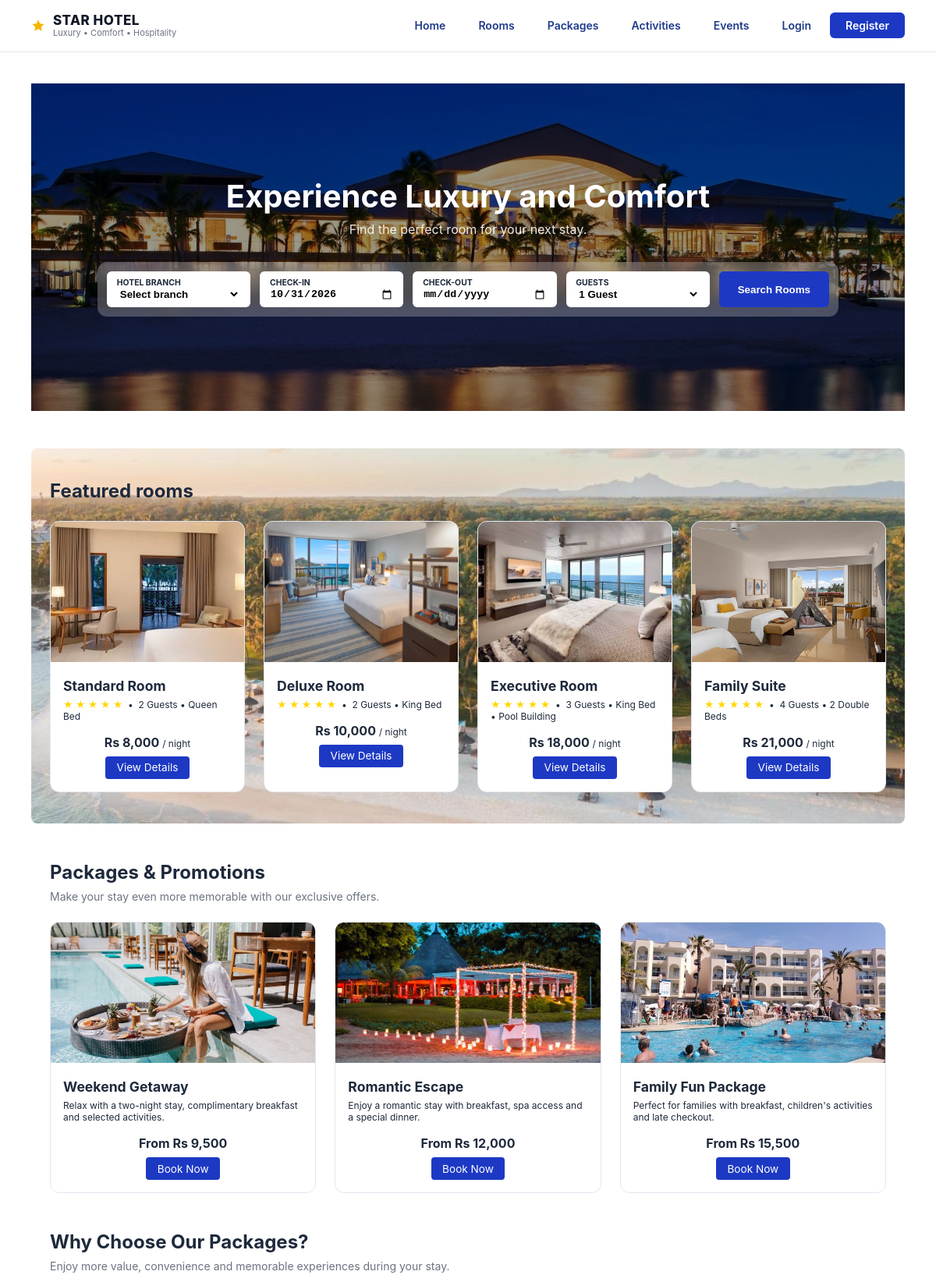
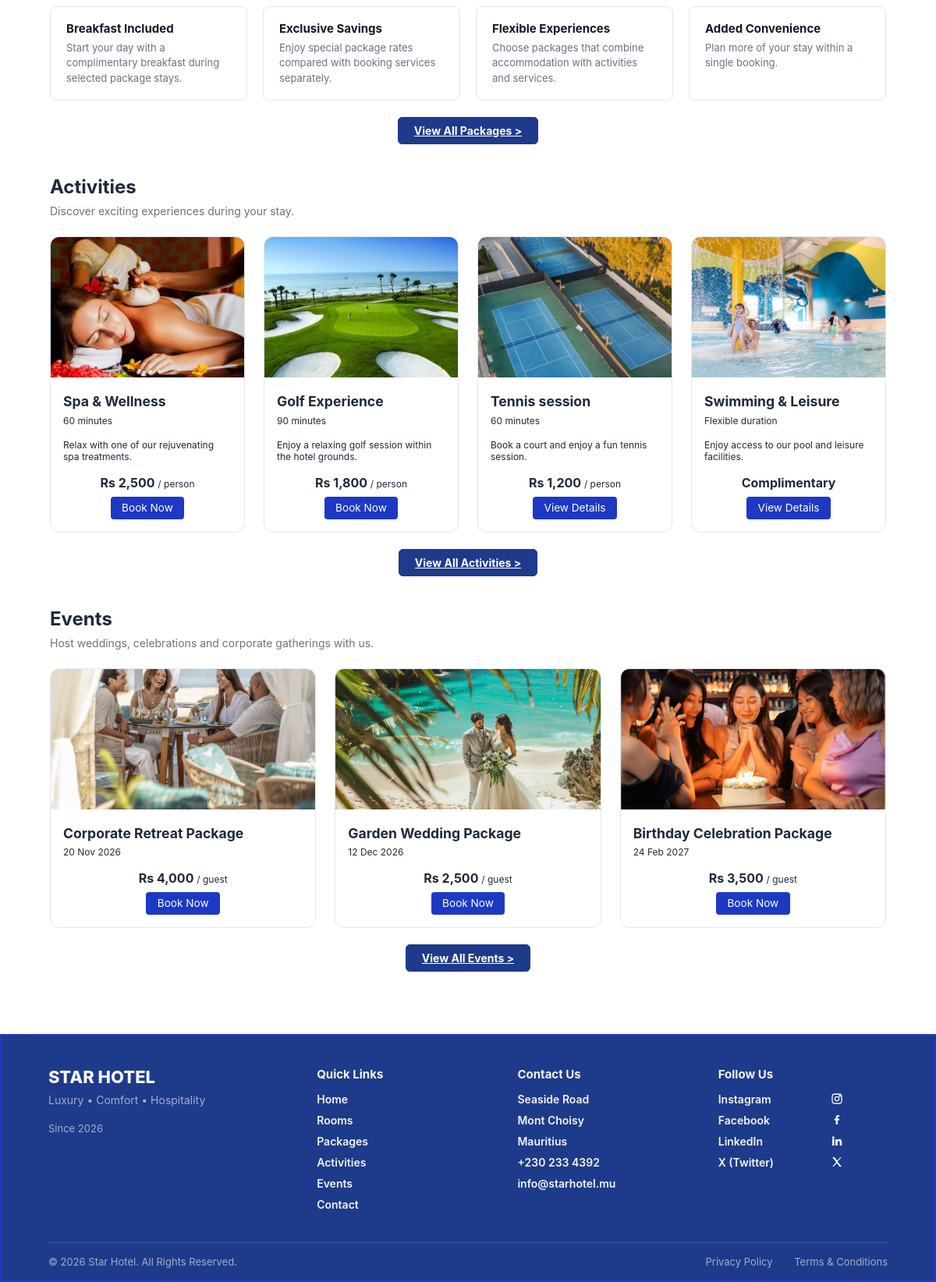
The page / on the database its author committed (2 pictures, top to bottom).
### StarHotel/hotel/models.py (models this page shows, shortened)
class Event(models.Model):
    event_id = models.AutoField(primary_key=True)
    title = models.CharField(max_length=150)
    event_type = models.CharField(max_length=50)
    eventdate = models.DateField()
    start_time = models.TimeField()
    end_time = models.TimeField()
    max_attendees = models.PositiveIntegerField()
    price_per_person = models.DecimalField(max_digits=10, decimal_places=2)
    created_at = models.DateTimeField(auto_now_add=True)
    updated_at = models.DateTimeField(auto_now=True)

### StarHotel/hotel/views.py (the view)
# urls.py: path("", views.home, name="home"),
def home(request):
    rooms = [
        {
            'name': 'Standard Room',
            'details': '2 Guests • Queen Bed',
            'price': '8,000',
            'image_path': 'images/standard-thumb-1.jpg',
            'url_name': 'room_details_standard'
        },
        {
            'name': 'Deluxe Room',
            'details': '2 Guests • King Bed',
            'price': '10,000',
            'image_path': 'images/deluxe.jpg',
            'url_name': 'room_details_deluxe'
        },
        {
            'name': 'Executive Room',
            'details': '3 Guests • King Bed • Pool Building',
            'price': '18,000',
            'image_path': 'images/executive-thumb-1.jpg',
            'url_name': 'room_details_executive'
        },
        {
            'name': 'Family Suite',
            'details': '4 Guests • 2 Double Beds',
            'price': '21,000',
            'image_path': 'images/family-thumb-1.jpg',
            'url_name': 'room_details_family'
        },
    ]
    events = [
        {
            'id': e.event_id,
            'title': e.title,
            'description': EVENT_DESCRIPTIONS.get(e.title, ""),
            'image_path': EVENT_IMAGES.get(e.title, "images/wedding.webp"),
            'date': e.eventdate,
            'price': e.price_per_person,
        }
        for e in Event.objects.filter(eventdate__gte=date.today()).order_by("eventdate")
    ]
    return render(request, "hotel/home.html", {"rooms": rooms, "branches": Branch.objects.order_by("branch_name"), "events": events,"today": timezone.localdate().isoformat()})

### StarHotel/hotel/templates/hotel/home.html (shortened to what this page needs)
{% extends 'base.html' %}
{% load static %}
{% block content %}
<section class="hero">
    <h1>Experience Luxury and Comfort</h1>
    <p>Find the perfect room for your next stay.</p>
    <form class="booking-bar" action="{% url 'search_results' %}" method="GET">
        <div class="booking-field">
            <label>Hotel Branch</label>
                <select name="branch">
                <option value="">Select branch</option>
            </select>
        </div>
        <div class="booking-field">
            <label>Check-in</label>
            <input type="date" name="check_in"
                min="{{ today }}" value="{{ today }}" required>
        </div>
        <div class="booking-field">
            <label>Check-out</label>
            <input type="date" name="check_out"
                min="{{ today }}" required>
        </div>
        <div class="booking-field">
            <label>Guests</label>
            <select name="guests">
                <option>1 Guest</option>
            </select>
        </div>
        <button type="submit" class="btn-search">Search Rooms</button>
    </form>
</section>
<section class="container featured-rooms">
    <h2>Featured rooms</h2>
    <div class="card-grid">
        {% for room in rooms %}
        <div class="card">
            <img src="{% static room.image_path %}" alt="{{ room.name }}" class="card-img">
            <div class="card-body">
                <h3 class="card-title">{{ room.name }}</h3>
                <p class="card-meta"><span style="color:#FFD700;">★ ★ ★ ★ ★</span> &nbsp;•&nbsp; {{ room.details }}</p>
                <div class="card-footer">
                    <strong>Rs {{ room.price }} <span style="font-weight:400; font-size:0.75rem;">/ night</span></strong>
                    <a href="{% url room.url_name %}" class="btn-sm">View Details</a>
                </div>
            </div>
        </div>
        {% endfor %}
    </div>
</section>
<section class="container">
    <h2>Packages &amp; Promotions</h2>
    <p class="section-subtitle">Make your stay even more memorable with our exclusive offers.</p>
    <div class="card-grid">
        <div class="card">
            <img src="{% static 'images/weekend.jpg' %}" alt="Weekend Getaway" class="card-img">
            <div class="card-body">
                <h3 class="card-title">Weekend Getaway</h3>
                <p class="card-meta">Relax with a two-night stay, complimentary breakfast and selected activities.</p>
                <div class="card-footer">
                    <strong>From Rs 9,500</strong>
                    <a href="{%url 'packages'%}#weekend-getaway" class="btn-sm">Book Now</a>
                </div>
            </div>
        </div>
        <div class="card">
            <img src="{% static 'images/romantic.jpg' %}" alt="Romantic Escape" class="card-img">
            <div class="card-body">
                <h3 class="card-title">Romantic Escape</h3>
                <p class="card-meta">Enjoy a romantic stay with breakfast, spa access and a special dinner.</p>
                <div class="card-footer">
                    <strong>From Rs 12,000</strong>
                    <a href="{%url 'packages'%}#romantic-escape" class="btn-sm">Book Now</a>
                </div>
            </div>
        </div>
        <div class="card">
            <img src="{% static 'images/package-family.jpg' %}" alt="Family Fun Package" class="card-img">
            <div class="card-body">
                <h3 class="card-title">Family Fun Package</h3>
                <p class="card-meta">Perfect for families with breakfast, children's activities and late checkout.</p>
                <div class="card-footer">
                    <strong>From Rs 15,500</strong>
                    <a href="{%url 'packages'%}#family-fun"class="btn-sm">Book Now</a>
                </div>
            </div>
        </div>
    </div>
</section>
<section class="container">
    <h2>Why Choose Our Packages?</h2>
    <p class="section-subtitle">Enjoy more value, convenience and memorable experiences during your stay.</p>
    <div class="feature-grid">
        <div class="feature-box">
            <h4>Breakfast Included</h4>
            <p>Start your day with a complimentary breakfast during selected package stays.</p>
        </div>
        <div class="feature-box">
            <h4>Exclusive Savings</h4>
            <p>Enjoy special package rates compared with booking services separately.</p>
        </div>
        <div class="feature-box">
            <h4>Flexible Experiences</h4>
            <p>Choose packages that combine accommodation with activities and services.</p>
        </div>
        <div class="feature-box">
            <h4>Added Convenience</h4>
            <p>Plan more of your stay within a single booking.</p>
        </div>
    </div>
    <div class="section-action">
        <a href="{% url 'packages' %}" class="btn-navy">View All Packages &gt;</a>
    </div>
</section>
<section class="container">
    <h2>Activities</h2>
    <p class="section-subtitle">Discover exciting experiences during your stay.</p>
    <div class="card-grid">
        <div class="card">
            <img src="{% static 'images/spa.jpg' %}" alt="Spa & Wellness" class="card-img">
            <div class="card-body">
                <h3 class="card-title">Spa &amp; Wellness</h3>
                <p class="card-meta">60 minutes</p>
                <p class="card-meta">Relax with one of our rejuvenating spa treatments.</p>
                <div class="card-footer">
                    <strong>Rs 2,500 <span style="font-weight:400; font-size:0.75rem;">/ person</span></strong>
                    <a href="{% url 'activities'%}#activity-1" class="btn-sm">Book Now</a>
                </div>
            </div>
        </div>
        <div class="card">
            <img src="{% static 'images/golf.jpg' %}" alt="Golf Experience" class="card-img">
            <div class="card-body">
                <h3 class="card-title">Golf Experience</h3>
                <p class="card-meta">90 minutes</p>
                <p class="card-meta">Enjoy a relaxing golf session within the hotel grounds.</p>
                <div class="card-footer">
                    <strong>Rs 1,800 <span style="font-weight:400; font-size:0.75rem;">/ person</span></strong>
                    <a href="{%url 'activities'%}#activity-2" class="btn-sm">Book Now</a>
                </div>
            </div>
        </div>
        <div class="card">
            <img src="{% static 'images/tennis.jpg' %}" alt="Tennis session" class="card-img">
            <div class="card-body">
                <h3 class="card-title">Tennis session</h3>
                <p class="card-meta">60 minutes</p>
                <p class="card-meta">Book a court and enjoy a fun tennis session.</p>
                <div class="card-footer">
                    <strong>Rs 1,200 <span style="font-weight:400; font-size:0.75rem;">/ person</span></strong>
                    <a href="{%url 'activities'%}#activity-3" class="btn-sm">View Details</a>
                </div>
            </div>
        </div>
        <div class="card">
            <img src="{% static 'images/swimming.jpg' %}" alt="Swimming & Leisure" class="card-img">
            <div class="card-body">
                <h3 class="card-title">Swimming &amp; Leisure</h3>
                <p class="card-meta">Flexible duration</p>
                <p class="card-meta">Enjoy access to our pool and leisure facilities.</p>
                <div class="card-footer">
                    <strong>Complimentary</strong>
                    <a href="{%url 'activities'%}#activity-4" class="btn-sm">View Details</a>
                </div>
            </div>
        </div>
    </div>
    <div class="section-action">
        <a href="{% url 'activities' %}" class="btn-navy">View All Activities &gt;</a>
    </div>
</section>
<section class="container">
    <h2>Events</h2>
    <p class="section-subtitle">Host weddings, celebrations and corporate gatherings with us.</p>
    <div class="card-grid">
        {% for event in events %}
        <div class="card">
            <img src="{% static event.image_path %}" alt="{{ event.title }}" class="card-img">
            <div class="card-body">
                <h3 class="card-title">{{ event.title }}</h3>
                <p class="card-meta">{{ event.date|date:"d M Y" }}</p>
                <div class="card-footer">
                    <strong>Rs {{ event.price|floatformat:"0g" }} <span style="font-weight:400; font-size:0.75rem;">/ guest</span></strong>
                    <a href="{% url 'events' %}#event-{{ event.id }}" class="btn-sm">Book Now</a>
                </div>
            </div>
        </div>
        {% empty %}
        <p>No upcoming events right now.</p>
        {% endfor %}
    </div>
    <div class="section-action">
        <a href="{% url 'events' %}" class="btn-navy">View All Events &gt;</a>
    </div>
</section>
{% endblock %}

### StarHotel/hotel/static/css/style.css (style rules this page uses)
body { margin:0; font-family:Arial, Helvetica, sans-serif; background:#F6F8FA; }
:root { --navy: #1E3A8A; --navy-light: #1d2f52; --accent-red: #d62828; --text-light: #f4f4f4; --text-muted: #9fb0cc; --divider: rgba(255,255,255,0.15); }
* { box-sizing: border-box; margin: 0; padding: 0; }
body { background-color: #ffffff; color: var(--text-dark); font-family: -apple-system, BlinkMacSystemFont, "Segoe UI", Roboto, sans-serif; }
.hero { position: relative; height: 420px; background: linear-gradient(rgba(0, 0, 0, 0.45), rgba(0, 0, 0, 0.45)), url('../images/hero-bg.jpg') center/cover no-repeat; display: flex; flex-direction: column; justify-content: center; align-items: center; color: white; text-align: center; }
.hero h1 { font-size: 2.5rem; margin-bottom: 0.5rem; }
.booking-bar { background: rgba(255, 255, 255, 0.25); backdrop-filter: blur(10px); padding: 0.75rem; border-radius: 12px; display: flex; gap: 0.75rem; width: 90%; max-width: 950px; }
.booking-field { flex: 1; background: white; padding: 0.5rem 0.8rem; border-radius: 6px; display: flex; flex-direction: column; text-align: left; }
.booking-field label { font-size: 0.65rem; color: var(--text-muted); font-weight: 700; text-transform: uppercase; }
.booking-field select, .booking-field input { border: none; outline: none; font-weight: 600; background: transparent; }
.btn-search { background: var(--primary-blue); color: white; border: none; padding: 0 1.5rem; border-radius: 6px; font-weight: 600; cursor: pointer; }
.btn-outline-navy, .btn-navy { padding: 8px 20px; border-radius: 6px; font-weight: 700; font-size: 14px; cursor: pointer; }
.btn-navy { background: var(--navy); color: white; border: 1.5px solid var(--navy); }
:root { --primary-blue: #1d39c4; --primary-hover: #10239e; --dark-navy: #091a30; --text-dark: #1e293b; --bg-light: #f8fafc; --border-color: #e2e8f0; --radius-md: 12px; }
.hero { position: relative; height: 420px; background: linear-gradient(rgba(0,0,0,0.4), rgba(0,0,0,0.4)), url('../images/hero-bg.jpg') center/cover no-repeat; display: flex; flex-direction: column; justify-content: center; align-items: center; color: white; text-align: center; }
.hero p { margin-bottom: 2rem; opacity: 0.9; }
.booking-field label { font-size: 0.65rem; color: var(--text-dark); font-weight: 700; text-transform: uppercase; }
.container { max-width: 1200px; margin: 3rem auto; padding: 0 1.5rem; }
.card-grid { display: grid; grid-template-columns: repeat(auto-fit, minmax(250px, 1fr)); gap: 1.5rem; margin-top: 1.5rem; }
.card { border: 1px solid var(--border-color); border-radius: var(--radius-md); overflow: hidden; background: #fff; }
.card-img { width: 100%; height: 180px; object-fit: cover; }
.card-body { padding: 1rem; }
.card-title { font-size: 1.1rem; font-weight: 700; }
.card-meta { font-size: 0.75rem; color: var(--text-dark); margin: 0.4rem 0 1rem; }
.card-footer { display: flex; flex-direction: column; align-items: center; gap: 0.5rem; }
.btn-sm { background-color: var(--primary-blue); color: white; padding: 0.4rem 0.9rem; border-radius: 4px; text-decoration: none; font-size: 0.85rem; }
.section-subtitle { color: #6b7280; font-size: 14px; margin-top: 8px; margin-bottom: 8px; }
.feature-grid { display: grid; grid-template-columns: repeat(auto-fit, minmax(220px, 1fr)); gap: 20px; margin-top: 20px; }
.feature-box { border: 1px solid var(--border-color); border-radius: 8px; padding: 18px 20px; }
.feature-box h4 { font-size: 15px; font-weight: 700; color: #111827; margin-bottom: 6px; }
.feature-box p { font-size: 13px; color: #6b7280; line-height: 1.5; }
.section-action { text-align: center; margin-top: 28px; }
.featured-rooms { background: linear-gradient(rgba(255, 255, 255,0.1), rgba(255, 255, 255,0.1)), url('../images/beach.jpg') center/cover no-repeat; padding: 40px 24px; border-radius: 8px; }
:root { --auth-navy: #1e3a8a; --auth-navy-dark: #172e6e; --auth-teal: #3b9090; --auth-line: #6b7280; --auth-link: #2563a8; }

### rows shown on the page
Event: title "Corporate Retreat Package", date "20 Nov 2026", price "4,000"
Event: title "Garden Wedding Package", date "12 Dec 2026", price "2,500"
Event: title "Birthday Celebration Package", date "24 Feb 2027", price "3,500"

### other values the page prints
{{ room.name }} "Standard Room" "Deluxe Room" "Executive Room" "Family Suite"
{{ room.details }} "2 Guests • Queen Bed" "2 Guests • King Bed" "3 Guests • King Bed • Pool Building" "4 Guests • 2 Double Beds"
{{ room.price }} "8,000" "10,000" "18,000" "21,000"
